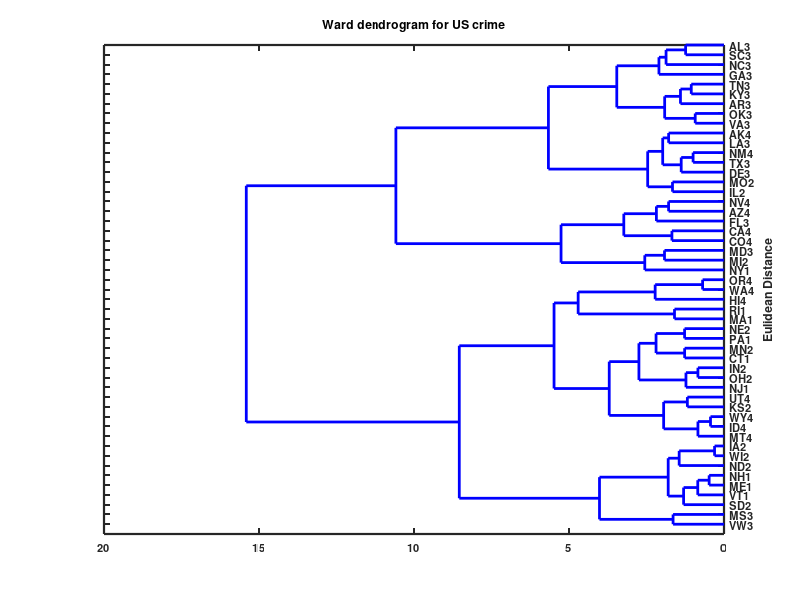
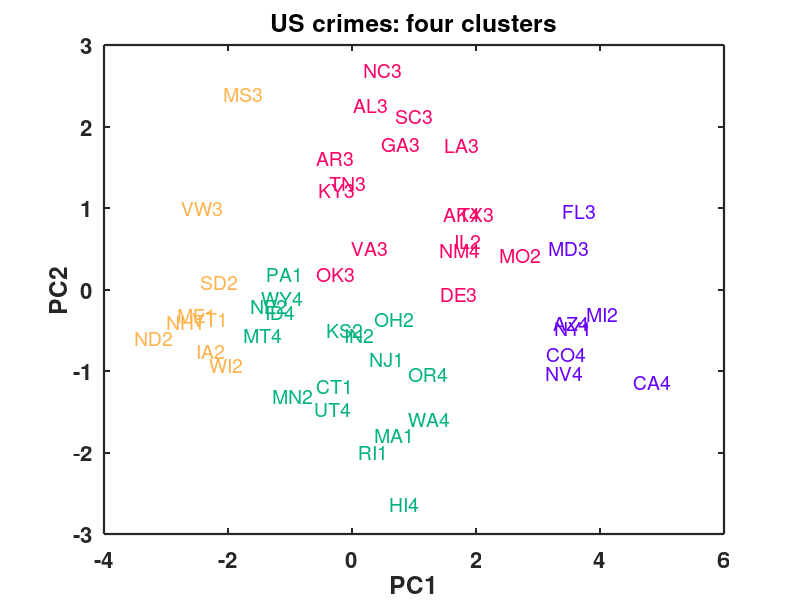

MATLAB code for these plots, in order:
% clear memory and close windows
clear all
close all
clc

data      = load('uscrime.dat'); % load data
n         = size(data,1);        % number of observations
% labels for crimes
crime     = strvcat('murder', 'rape', 'robbery', 'assault', 'burglary', 'larceny', 'autotheft');
crime     = cellstr(crime);
% labels for regions
state     = strvcat('ME','NH','VT','MA','RI','CT','NY','NJ','PA','OH','IN','IL','MI','WI','MN','IA','MO','ND','SD','NE','KS','DE','MD','VA','VW','NC','SC','GA','FL','KY','TN','AL','MS','AR','LA','OK','TX','MT','ID','WY','CO','NM','AZ','UT','NV','WA','OR','CA','AK','HI');
state     = strcat(state,num2str(data(:,10)));
state     = cellstr(state);

x         = data(:,3:9);
x         = x-repmat(mean(x),size(x,1),1); % centering
x         = x*diag(1./(std(x)));

%% ward method for squared Euclidean distance matrix
% Draw line segments between pairs of points 
d         = pdist(x,'euclidean'); % L1 distance
ss        = linkage(d,'ward');     % cluster analysis with ward algorithm 

% Dendrogram for the data points after ward linkage
figure(1)
[H,T] = dendrogram(ss,n,'colorthreshold',15,'Orientation','left','Labels',state);
set(H,'LineWidth',2)
title('Ward dendrogram for US crime','FontSize',16,'FontWeight','Bold')
ylabel('Eulidean Distance','FontSize',12,'FontWeight','Bold')
box on
set(gca,'LineWidth',1.6,'FontSize',8,'FontWeight','Bold')

%% pca
[ve, va]   = eig(cov(x));           % eigensystem analysis
va         = diag(va);               % retrieve from diagonal
[va, ind]  = sort(va,'descend');     % sort in decresing order, index
ve         = ve(:,ind);              % sorting vectors according to index
ve(:,[3,4])= -ve(:,[3,4]);
y          = x*ve;                  % PCA transformation
y          = y(:,1:2);
y2         = y;
tc         = ones(n,1);
clus       = 4;
gpoints    = cluster(ss,'maxclust',clus);
gmean      = zeros(clus,size(x,2));
for i=1:clus
   g          = find(gpoints==i);
   gmean(i,:) = mean(x(g,:));
end
% Colors for Sectors
colour = ones(3,n);
for i=1:n
    if(gpoints(i)==1)
    colour(:,i) = [1, 0.7, 0.3]';
    end
    if(gpoints(i)==2)
    colour(:,i) = [0.4, 0, 1]';
    end
    if(gpoints(i)==3)
    colour(:,i) = [0, 0.7, 0.5]';
    end
    if(gpoints(i)==4)
    colour(:,i) = [1, 0, 0.4]';
    end
end
figure(2)
 plot(y2(:,1),y2(:,2),'w')
 title('US crimes: four clusters','FontSize',16,'FontWeight','Bold')
 xlabel('PC1','FontSize',16,'FontWeight','Bold')
 ylabel('PC2','FontSize',16,'FontWeight','Bold')
 hold on
 for i=1:n
     text(y2(i,1)+0.15,y2(i,2),state(i),'Color',colour(:,i),'FontSize',14)
 end
 box on
 set(gca,'LineWidth',1.6,'FontSize',16,'FontWeight','Bold')

%% table of means in four clusters
disp('Cluster means for each variable (columns) and each cluster (rows)')
disp(crime')
disp(gmean)
